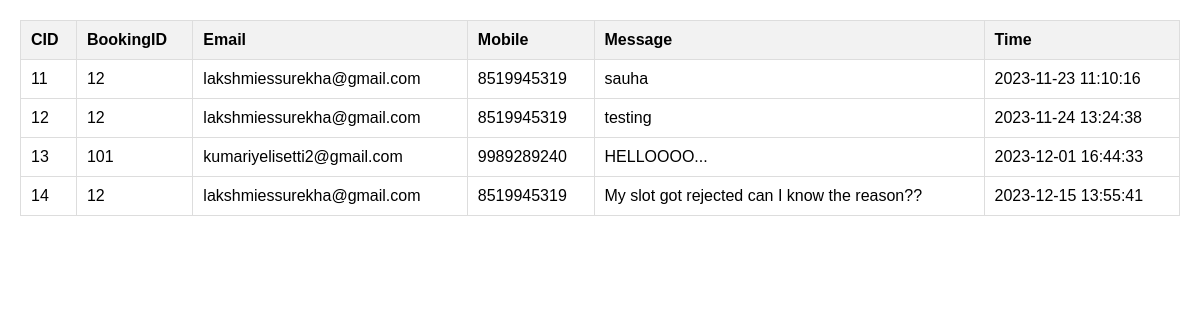
/compliants.php, run on the app's committed database.
### tables this page shows
CREATE TABLE `compliants` (
  `id` int(11) NOT NULL,
  `bookingID` varchar(50) NOT NULL,
  `email` varchar(100) NOT NULL,
  `contactNumber` varchar(20) NOT NULL,
  `message` text NOT NULL,
  `created_at` timestamp NOT NULL DEFAULT current_timestamp()
);

### compliants.php (the view, shortened to what this page needs)
<!DOCTYPE html>
<html lang="en">
<head>
</head>
<body>
<?php
include("connection.php");
$sql = "SELECT * FROM compliants";
$result = $conn->query($sql);
if ($result->num_rows > 0) {
    echo "<table>";
    echo "<tr><th>CID</th><th>BookingID</th><th>Email</th><th>Mobile</th><th>Message</th><th>Time</th></tr>";
    while($row = $result->fetch_assoc()) {
        echo "<tr>";
        echo "<td>" . $row["id"] . "</td>";
        echo "<td>" . $row["bookingID"] . "</td>";
        echo "<td>" . $row["email"] . "</td>";
        echo "<td>" . $row["contactNumber"] . "</td>";
        echo "<td>" . $row["message"] . "</td>";
        echo "<td>" . $row["created_at"] . "</td>";
        echo "</tr>";
    }
    echo "</table>";
} else {
    echo "0 results";
}
?>
</body>
</html>

### compliants.php (style rules this page uses)
body { font-family: Arial, sans-serif; margin: 20px; }
table { width: 100%; border-collapse: collapse; margin-top: 20px; }
table, th, td { border: 1px solid #ddd; }
th, td { padding: 10px; text-align: left; }
th { background-color: #f2f2f2; }

### data on the page
compliants: id "11", bookingID "12", email "lakshmiessurekha@gmail.com", contactNumber "8519945319", message "sauha", created_at "2023-11-23 11:10:16"
compliants: id "12", bookingID "12", email "lakshmiessurekha@gmail.com", contactNumber "8519945319", message "testing", created_at "2023-11-24 13:24:38"
compliants: id "13", bookingID "101", email "kumariyelisetti2@gmail.com", contactNumber "9989289240", message "HELLOOOO...", created_at "2023-12-01 16:44:33"
compliants: id "14", bookingID "12", email "lakshmiessurekha@gmail.com", contactNumber "8519945319", message "My slot got rejected can I know the reason??", created_at "2023-12-15 13:55:41"
